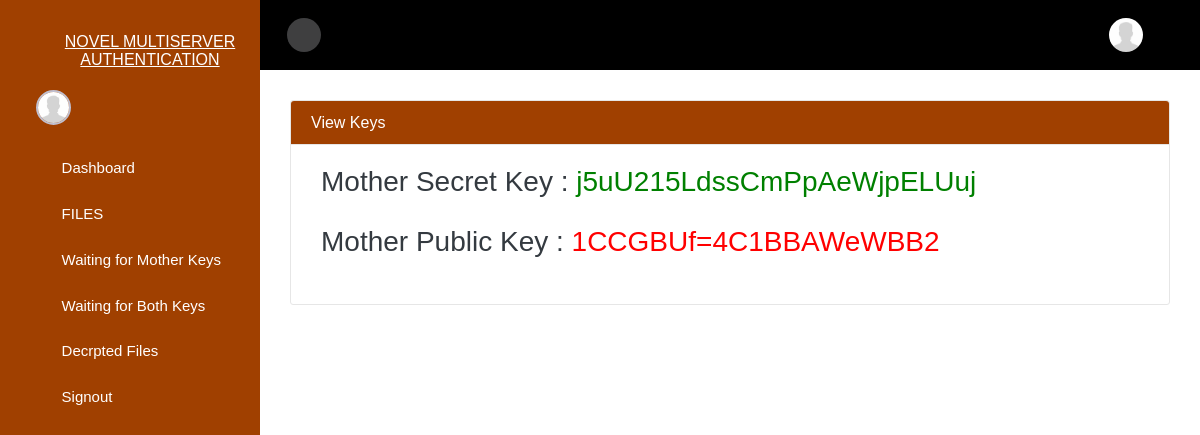
The app's page /view_key/7/ with its own data.
### app/models.py (models this page shows, shortened)
class Upload_File(models.Model):
	user_id = models.ForeignKey(Cloud_User, on_delete=models.CASCADE,null=True)
	name = models.CharField('File Name',max_length=100)
	file = models.FileField('File',upload_to='',null=True)
	notes = models.TextField('Notes',max_length=2000)
	upoaded_date = models.DateField('Uploaded Date',default=timezone.now())
	public_key = models.CharField('Public Key',max_length=1000,null=True,blank=True)
	private_key = models.CharField('Private Key',max_length=1000,null=True,blank=True)
	status = models.CharField('Status',max_length=1000,null=True,blank=True)
	level_server =  models.CharField('Level',max_length=1000,null=True,blank=True)
	foreign_status = models.CharField('Foreign Status',max_length=1000,null=True,blank=True)
	foreign_public_key = models.CharField('Foreign Public Key',max_length=1000,null=True,blank=True)
	foreign_private_key = models.CharField('Secret Key',max_length=1000,null=True,blank=True)

### app/views.py (the view)
# urls.py: path('view_key/<int:pk>/', views.view_key, name='view_key'),
def view_key(request,pk):
	a = Upload_File.objects.filter(id=pk,status='Send')
	return render(request,'view_key.html',{'b':a})

### app/templates/view_key.html (shortened to what this page needs)
{%include 'db_user.html'%}
<div class="container" style="margin:0 auto;padding-top:100px;">
<div class="col-xl-12 col-lg-12 col-md-12 col-sm-12 col-12">
    <div class="card">
        <h5 class="card-header">View Keys</h5>
        <div class="card-body">
                {% for i in b  %}
				{% if i.foreign_status == 'level1' %}
				<h2>Mother Secret Key : <span style="color:green;">{{i.private_key}}</span> </h2><br>
				<h2>Mother  Public Key : <span style="color:red;">{{i.public_key}}</span>  </h2><br>
                {% endif %}
                {% endfor %}
</div>
</div></div>
</div>

### app/templates/db_user.html (style rules this page uses)
.card-header { background:#A04000 !important; }
.sidebar .nav .nav-item .nav-link .menu-title, .card-header { color:#FFF !important; }

### records on screen
Upload_File: private_key "j5uU215LdssCmPpAeWjpELUuj", public_key "1CCGBUf=4C1BBAWeWBB2"
